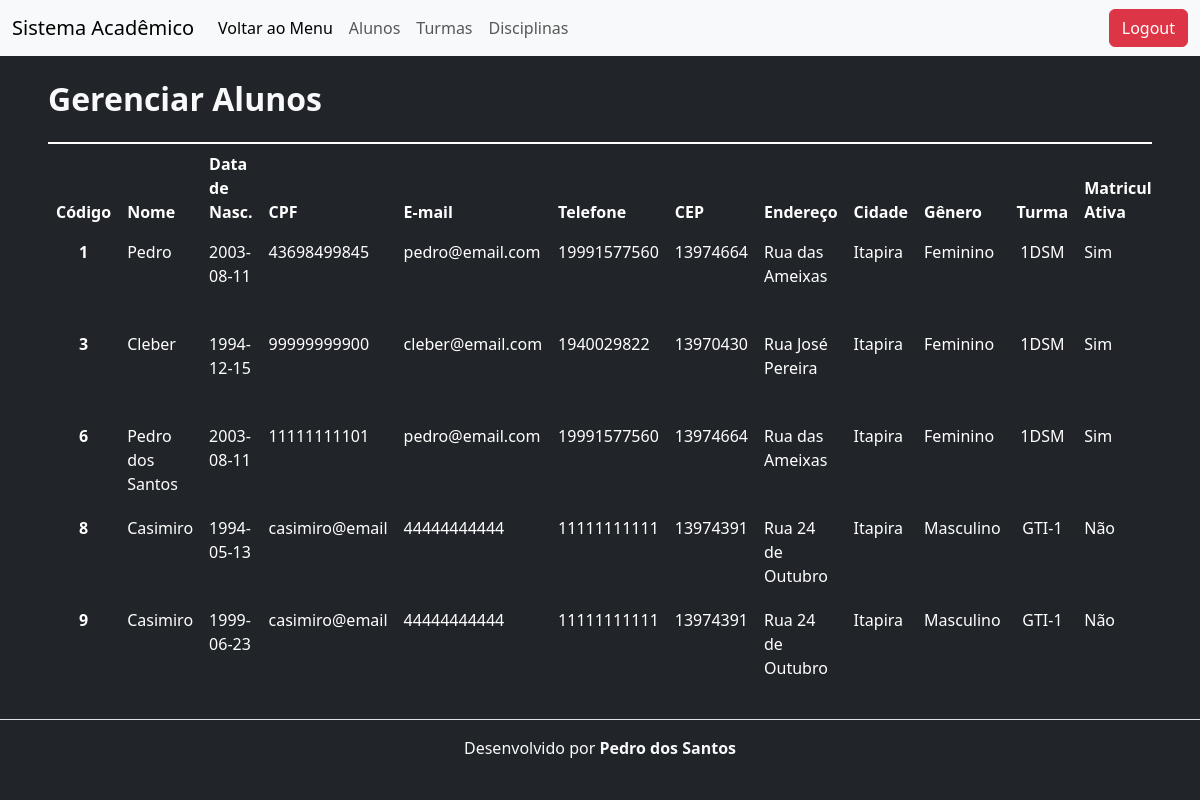
The app's page /sis-escolar/alunos/alunos-listar.php, older data.
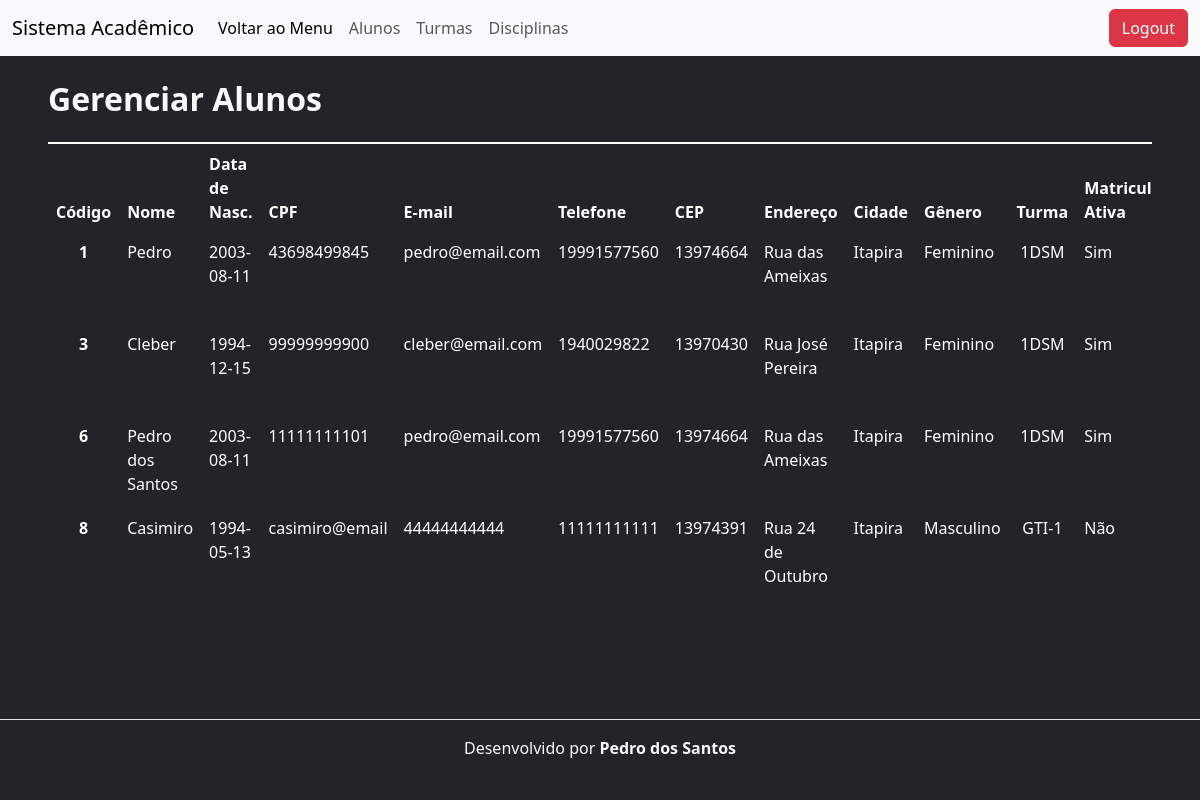
The same page, newer data.
### tables this page shows
CREATE TABLE `tb_alunos` (
  `id` int(11) NOT NULL,
  `nomeAluno` varchar(150) NOT NULL,
  `dataNasc` date NOT NULL,
  `cpf` varchar(14) NOT NULL,
  `email` varchar(150) NOT NULL,
  `tel` varchar(11) NOT NULL,
  `cep` varchar(11) NOT NULL,
  `rua` varchar(150) NOT NULL,
  `numero` varchar(10) NOT NULL,
  `bairro` varchar(70) NOT NULL,
  `cidade` varchar(70) NOT NULL,
  `uf` varchar(2) NOT NULL,
  `genero` char(1) NOT NULL,
  `turma_id` int(8) NOT NULL,
  `matricula` tinyint(1) NOT NULL
);

CREATE TABLE `tb_turmas` (
  `id` int(8) NOT NULL,
  `descTurma` varchar(20) NOT NULL,
  `ano` varchar(4) NOT NULL
);

### sis-escolar/classes/Aluno.php (called while the page is built, shortened)
<?php
    class Aluno{
        public function listar(){
            $sql = "SELECT A.*, T.descTurma FROM tb_alunos A INNER JOIN tb_turmas T ON A.turma_id = T.id ORDER BY A.id";
            $conexao = new PDO('mysql:host=127.0.0.1;dbname=sis-escolar','root','');
            $resultado = $conexao->query($sql);
            $lista = $resultado->fetchAll();
            return $lista;
        }
    }
?>

### sis-escolar/alunos/alunos-listar.php (the view, shortened to what this page needs)
<?php
    require_once "../classes/Aluno.php";
    $aluno = new Aluno();
    $lista = $aluno->listar();
?>
<!DOCTYPE html>
<html lang="pt-br">
<head>
    <link href="https://cdn.jsdelivr.net/npm/bootstrap@5.3.0-alpha3/dist/css/bootstrap.min.css" rel="stylesheet">
</head>
<body class="bg-dark text-light">
    <header class="mb-4">
        <nav class="navbar navbar-expand-lg bg-body-tertiary">
            <div class="container-fluid">
              <a class="navbar-brand">Sistema Acadêmico</a>
              <div class="collapse navbar-collapse" id="navbarScroll">
                <ul class="navbar-nav me-auto my-2 my-lg-0 navbar-nav-scroll" style="--bs-scroll-height: 100px;">
                  <li class="nav-item">
                    <a class="nav-link active" aria-current="page" href="../menu.php"> Voltar ao Menu</a>
                  </li>
                  <li class="nav-item">
                    <a class="nav-link" href="../alunos/alunos-listar.php">Alunos</a>
                  </li>
                  <li class="nav-item">
                    <a class="nav-link" href="../turmas/turmas-listar.php">Turmas</a>
                  </li>
                  <li class="nav-item">
                    <a class="nav-link" href="../disciplinas/disciplinas-listar.php">Disciplinas</a>
                  </li>
                </ul>
                <a class="btn btn-danger" href="#">Logout</a>
              </div>
            </div>
          </nav>
    </header>
    <div class="px-5">
        <h1 class="my-4 fs-2 fw-bold">Gerenciar Alunos</h1>
        <div class="table-responsive">
            <table class="table table-dark table-hover table-borderless">
                <thead>
                    <tr class="table-group-divider">
                        <th scope="col">Código</th>
                        <th scope="col">Nome</th>
                        <th scope="col">Data de Nasc.</th>
                        <th scope="col">CPF</th>
                        <th scope="col">E-mail</th>
                        <th scope="col">Telefone</th>
                        <th scope="col">CEP</th>
                        <th scope="col">Endereço</th>
                        <th scope="col">Cidade</th>
                        <th scope="col">Gênero</th>
                        <th scope="col">Turma</th>
                        <th scope="col">Matricula Ativa</th>
                    </tr>
                </thead>
                <tbody class="text-light">
                    <?php foreach ($lista as $linha): ?>
                      <?php
                        if($linha['genero']== 1){
                          $linha['genero'] = "Masculino";
                        }else{
                          $linha['genero'] = "Feminino";
                        }
                        if($linha['matricula'] == true){
                          $linha['matricula'] = "Sim";
                        }else{
                          $linha['matricula'] = "Não";
                        }
                      ?>
                    <tr>
                        <td class="text-center fw-bold"><?php echo $linha['id'] ?></td>
                        <td><?php echo $linha['nomeAluno'] ?></td>
                        <td><?php echo $linha['dataNasc'] ?></td>
                        <td><?php echo $linha['cpf'] ?></td>
                        <td><?php echo $linha['email'] ?></td>
                        <td><?php echo $linha['tel'] ?></td>
                        <td><?php echo $linha['cep'] ?></td>
                        <td><?php echo $linha['rua'] ?></td>
                        <td><?php echo $linha['cidade'] ?></td>
                        <td><?php echo $linha['genero'] ?></td>
                        <td class="text-center"><?php echo $linha['descTurma'] ?></td>
                        <td><?php echo $linha['matricula'] ?></td>
                    </tr>
                    <?php endforeach ?>
                </tbody>
            </table>
        </div>
    </div>
    <footer class="fixed-bottom align-items-center py-3 my-2 border-top text-light">
        <p class="text-center ">Desenvolvido por <strong>Pedro dos Santos</strong></p>
    </footer>
</body>
</html>

Row changes from the older to the newer data that the page shows:
removed tb_alunos: id "9", nomeAluno "Casimiro", dataNasc "1999-06-23", cpf "casimiro@email", email "44444444444", tel "11111111111", cep "13974391", rua "Rua 24 de Outubro", cidade "Itapira", genero "Masculino", turma.descTurma "GTI-1", matricula "Não"
